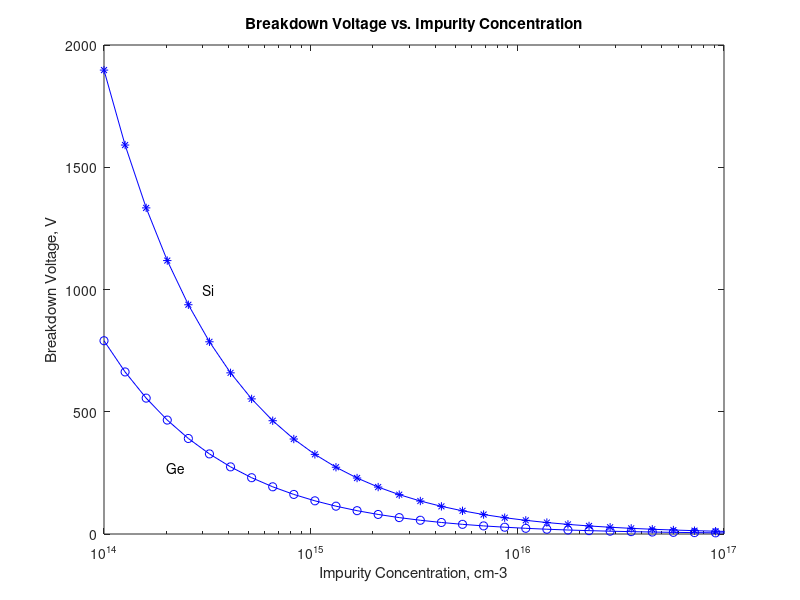

This figure's MATLAB source:
%
% Breakdown voltage
%
k1 = 25;
 k2 = 60;
nb = logspace(14,19);
n = length(nb);

for i = 1:n
 vbr1(i) = k1*(nb(i)/1.0e16)^(-0.75); % Ge breakdown voltage
 vbr2(i) = k2*(nb(i)/1.0e16)^(-0.75); % Si breakdown voltage
end

semilogx(nb,vbr1,'b', nb,vbr1,'ob', nb,vbr2,'b',nb,vbr2,'b*')
xlabel('Impurity Concentration, cm-3')
ylabel('Breakdown Voltage, V')
title('Breakdown Voltage vs. Impurity Concentration')
axis([1.0e14,1.0e17,0,2000])
text(2.0e14,270,'Ge')
text(3.0e14,1000,'Si')
